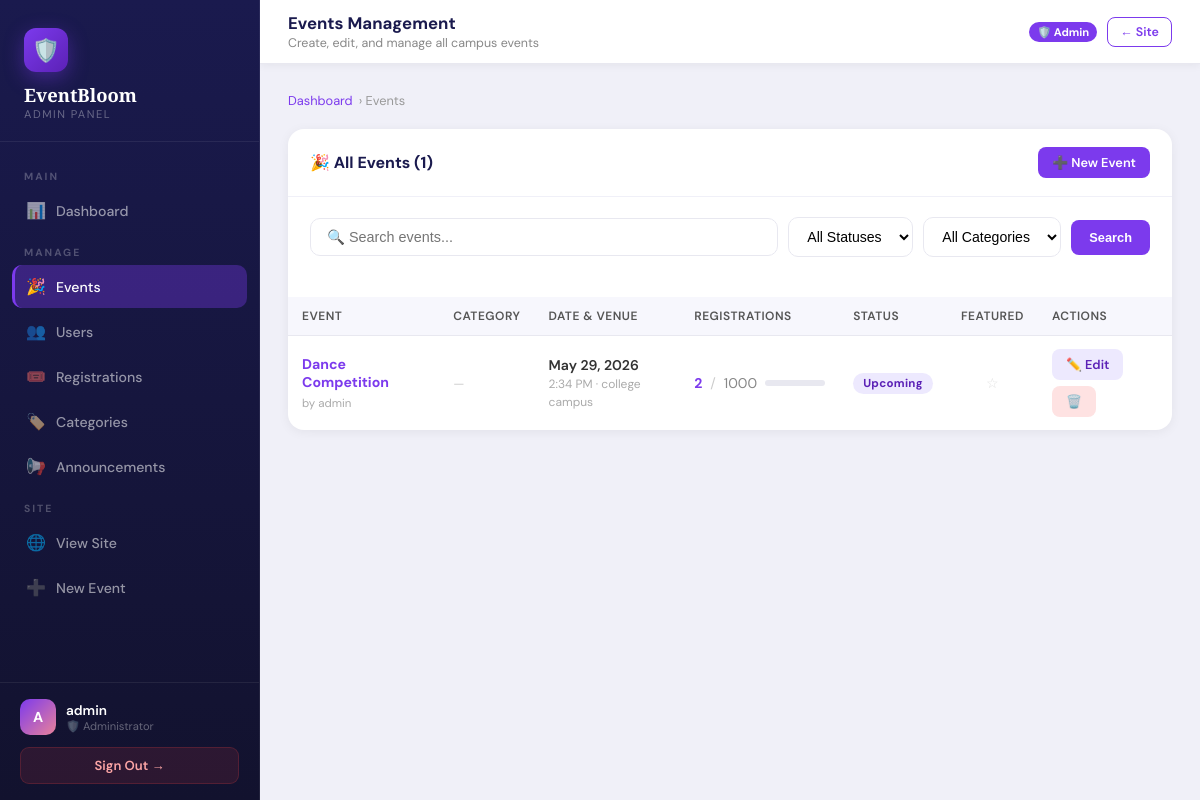
The page /admin-panel/events/ (signed in) on the database its author committed.
### events/models.py (models this page shows, shortened)
class Event(models.Model):
    STATUS_CHOICES = [
        ('upcoming', 'Upcoming'),
        ('ongoing', 'Ongoing'),
        ('completed', 'Completed'),
        ('cancelled', 'Cancelled'),
    ]
    title = models.CharField(max_length=200)
    description = models.TextField()
    category = models.ForeignKey(Category, on_delete=models.SET_NULL, null=True, blank=True)
    organizer = models.ForeignKey(User, on_delete=models.CASCADE, related_name='organized_events')
    venue = models.CharField(max_length=200)
    date = models.DateField()
    start_time = models.TimeField()
    end_time = models.TimeField()
    max_participants = models.PositiveIntegerField(default=100)
    registration_deadline = models.DateTimeField()
    status = models.CharField(max_length=20, choices=STATUS_CHOICES, default='upcoming')
    image_url = models.CharField(max_length=500, blank=True, default='')
    created_at = models.DateTimeField(auto_now_add=True)
    updated_at = models.DateTimeField(auto_now=True)
    is_featured = models.BooleanField(default=False)
    class Meta:
        ordering = ['date', 'start_time']

### events/views.py (the view)
    def wrapper(request, *args, **kwargs):
        if not request.user.is_authenticated or not request.user.is_staff:
            messages.error(request, 'Admin access required. Please login with admin credentials.')
            return redirect('admin_login')
        return view_func(request, *args, **kwargs)

### events/views.py (called while the page is built)
def admin_required(view_func):
    def wrapper(request, *args, **kwargs):
        if not request.user.is_authenticated or not request.user.is_staff:
            messages.error(request, 'Admin access required. Please login with admin credentials.')
            return redirect('admin_login')
        return view_func(request, *args, **kwargs)
    return wrapper

@admin_required
def admin_events(request):
    search = request.GET.get('search', '')
    status_filter = request.GET.get('status', '')
    category_filter = request.GET.get('category', '')
    events = Event.objects.select_related('category', 'organizer').annotate(reg_count=Count('registrations'))
    if search:
        events = events.filter(Q(title__icontains=search) | Q(venue__icontains=search))
    if status_filter:
        events = events.filter(status=status_filter)
    if category_filter:
        events = events.filter(category_id=category_filter)
    events = events.order_by('-created_at')
    categories = Category.objects.all()
    context = {'events': events, 'categories': categories, 'search': search, 'status_filter': status_filter, 'category_filter': category_filter}
    return render(request, 'events/admin_events.html', context)

### templates/events/admin_events.html (shortened to what this page needs)
{% extends 'events/admin_base.html' %}
{% block page_title %}Events Management{% endblock %}
{% block page_sub %}Create, edit, and manage all campus events{% endblock %}
{% block content %}
<div class="ap-breadcrumb">
  <a href="{% url 'admin_panel' %}">Dashboard</a> › Events
</div>
<div class="ap-card">
  <div class="ap-card-header">
    <span class="ap-card-title">🎉 All Events ({{ events.count }})</span>
    <a href="{% url 'create_event' %}" class="ap-btn ap-btn-primary">➕ New Event</a>
  </div>
  <div class="ap-card-body">
    <form method="get" class="ap-search">
      <input type="text" name="search" class="ap-search-input" placeholder="🔍 Search events..." value="{{ search }}">
      <select name="status" class="ap-select" onchange="this.form.submit()">
        <option value="">All Statuses</option>
      </select>
      <select name="category" class="ap-select" onchange="this.form.submit()">
        <option value="">All Categories</option>
      </select>
      <button type="submit" class="ap-btn ap-btn-primary" style="padding:10px 18px;">Search</button>
    </form>
  </div>
  <div style="overflow-x:auto;">
    <table class="ap-table">
      <thead>
        <tr>
          <th>Event</th><th>Category</th><th>Date & Venue</th><th>Registrations</th><th>Status</th><th>Featured</th><th>Actions</th>
        </tr>
      </thead>
      <tbody>
        {% for event in events %}
        <tr>
          <td>
            <a href="{% url 'event_detail' event.pk %}" style="color:#7c3aed; font-weight:700; text-decoration:none; display:block; margin-bottom:2px;">{{ event.title|truncatechars:32 }}</a>
            <span style="font-size:0.72rem; color:#aaa;">by {{ event.organizer.get_full_name|default:event.organizer.username }}</span>
          </td>
          <td>
            {% if event.category %}
              <span style="font-size:0.8rem; background:{{ event.category.color }}22; color:#444; padding:3px 8px; border-radius:6px; font-weight:500;">
                {{ event.category.icon }} {{ event.category.name }}
              </span>
            {% else %}
              <span style="color:#ccc; font-size:0.8rem;">—</span>
            {% endif %}
          </td>
          <td>
            <span style="font-weight:600; color:#333; display:block;">{{ event.date|date:"M d, Y" }}</span>
            <span style="font-size:0.75rem; color:#aaa;">{{ event.start_time|time:"g:i A" }} · {{ event.venue|truncatechars:20 }}</span>
          </td>
          <td>
            <div style="display:flex; align-items:center; gap:8px;">
              <span style="font-weight:700; color:#7c3aed;">{{ event.reg_count }}</span>
              <span style="color:#ccc;">/</span>
              <span style="color:#888;">{{ event.max_participants }}</span>
              <div class="ap-progress" style="width:50px;">
              </div>
            </div>
          </td>
          <td><span class="ap-badge badge-{{ event.status }}">{{ event.get_status_display }}</span></td>
          <td style="text-align:center;">{% if event.is_featured %}<span style="color:#f59e0b; font-size:1.1rem;">⭐</span>{% else %}<span style="color:#e0e0e0;">☆</span>{% endif %}</td>
          <td>
            <div style="display:flex; gap:6px; flex-wrap:wrap;">
              <a href="{% url 'admin_edit_event' event.pk %}" class="ap-btn ap-btn-edit">✏️ Edit</a>
              <a href="{% url 'admin_delete_event' event.pk %}" class="ap-btn ap-btn-danger">🗑️</a>
            </div>
          </td>
        </tr>
        {% empty %}
        <tr><td colspan="7"><div class="ap-empty"><div class="ap-empty-icon">🎉</div><p>No events found.</p></div></td></tr>
        {% endfor %}
      </tbody>
    </table>
  </div>
</div>
{% endblock %}

### templates/events/admin_base.html (shortened to what this page needs)
{% load static %}
<!DOCTYPE html>
<html lang="en">
<head>
  <link rel="stylesheet" href="{% static 'css/style.css' %}">
</head>
<body>
<div class="ap-layout">
  <aside class="ap-sidebar" id="apSidebar">
    <div class="ap-sidebar-brand">
      <div class="brand-icon">🛡️</div>
      <div class="brand-name">EventBloom</div>
      <div class="brand-sub">Admin Panel</div>
    </div>
    <nav class="ap-nav">
      <div class="ap-nav-section">Main</div>
      <a href="{% url 'admin_panel' %}" class="ap-nav-link {% if request.resolver_match.url_name == 'admin_panel' %}active{% endif %}">
        <span class="nav-icon">📊</span> Dashboard
      </a>
      <div class="ap-nav-section">Manage</div>
      <a href="{% url 'admin_events' %}" class="ap-nav-link {% if 'admin_event' in request.resolver_match.url_name %}active{% endif %}">
        <span class="nav-icon">🎉</span> Events
      </a>
      <a href="{% url 'admin_users' %}" class="ap-nav-link {% if 'admin_user' in request.resolver_match.url_name %}active{% endif %}">
        <span class="nav-icon">👥</span> Users
      </a>
      <a href="{% url 'admin_registrations' %}" class="ap-nav-link {% if 'admin_registration' in request.resolver_match.url_name %}active{% endif %}">
        <span class="nav-icon">🎟️</span> Registrations
      </a>
      <a href="{% url 'admin_categories' %}" class="ap-nav-link {% if 'admin_categor' in request.resolver_match.url_name %}active{% endif %}">
        <span class="nav-icon">🏷️</span> Categories
      </a>
      <a href="{% url 'admin_announcements' %}" class="ap-nav-link {% if 'admin_announcement' in request.resolver_match.url_name %}active{% endif %}">
        <span class="nav-icon">📢</span> Announcements
      </a>
      <div class="ap-nav-section">Site</div>
      <a href="{% url 'home' %}" class="ap-nav-link" target="_blank">
        <span class="nav-icon">🌐</span> View Site
      </a>
      <a href="{% url 'create_event' %}" class="ap-nav-link">
        <span class="nav-icon">➕</span> New Event
      </a>
    </nav>
    <div class="ap-sidebar-footer">
      <div class="ap-user-info">
        <div class="ap-avatar">{{ user.first_name|first|upper|default:user.username|first|upper }}</div>
        <div>
          <div class="ap-user-name">{{ user.get_full_name|default:user.username }}</div>
          <div class="ap-user-role">🛡️ Administrator</div>
        </div>
      </div>
      <a href="{% url 'logout' %}" class="ap-logout-btn">Sign Out →</a>
    </div>
  </aside>
  <div class="ap-main">
    <div class="ap-topbar">
      <div style="display:flex; align-items:center; gap:12px;">
        <div>
          <div class="ap-topbar-title">{% block page_title %}Admin Panel{% endblock %}</div>
          <div class="ap-topbar-sub">{% block page_sub %}EventBloom Administration{% endblock %}</div>
        </div>
      </div>
      <div class="ap-topbar-actions">
        <span class="ap-topbar-badge">🛡️ Admin</span>
        <a href="{% url 'home' %}" class="ap-btn ap-btn-outline" style="font-size:0.78rem; padding:6px 12px;">← Site</a>
      </div>
    </div>
    <div class="ap-content">
      {% block content %}{% endblock %}
    </div>
  </div>
</div>
</body>
</html>

### static/css/style.css (style rules this page uses)
:root { --pink: #FFB3C6; --pink-light: #FFD6E0; --pink-deep: #E8829A; --lavender: #C9B8FF; --lavender-light: #E4DCFF; --mint: #B5EAD7; --mint-light: #D4F4E8; --peach: #FFDAB9; --peach-light:#FFF0E1; --sky: #B3D9FF; --sky-light: #DCF0FF; --yellow: #FFF3B0; --yellow-deep:#F0D060; --lilac: #E8D5F5; --cream: #FFF8F0; --white: #FFFFFF; --text-dark: #3D2C35; --text-mid: #6E5A65; --text-soft: #9E8A95; --border: #F0E6ED; --shadow-sm: 0 2px 12px rgba(200,150,180,0.12); --shadow-md: 0 8px 32px rgba(200,150,180,0.18); --shadow-lg: 0 20px 60px rgba(200,150,180,0.22); --radius-sm: 10px; --radius-md: 18px; --radius-lg: 28px; --radius-xl: 40px; }
*, *::before, *::after { box-sizing: border-box; margin: 0; padding: 0; }
html { scroll-behavior: smooth; }
body { font-family: 'DM Sans', sans-serif; background: var(--cream); color: var(--text-dark); min-height: 100vh; overflow-x: hidden; }
table { width: 100%; border-collapse: collapse; }
th { padding: 12px 20px; text-align: left; font-size: 0.78rem; text-transform: uppercase; letter-spacing: 0.5px; color: var(--text-soft); background: var(--cream); font-weight: 600; }
td { padding: 14px 20px; font-size: 0.88rem; border-top: 1px solid var(--border); color: var(--text-dark); }

### rows shown on the page
Event: title "Dance Competition", organizer.get_full_name "admin", date "May 29, 2026", start_time "2:34 PM", venue "college campus", reg_count "2", max_participants "1000", status "Upcoming"

### other values the page prints
{{ user.first_name|first|upper|default:user.username|first|upper }} "A"
{{ user.get_full_name|default:user.username }} "admin"
{{ events.count }} "1"
